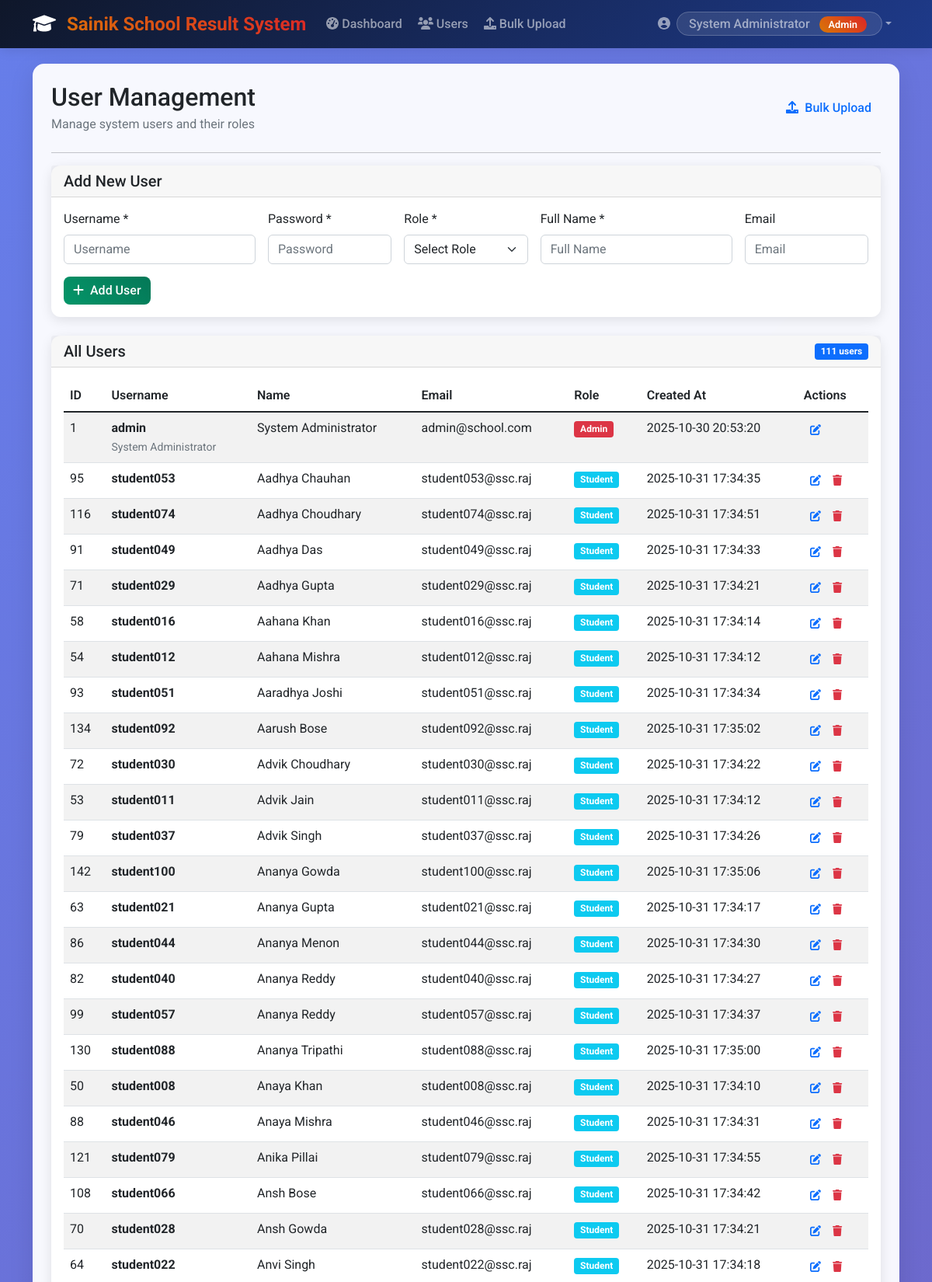
/admin/manage_users (signed in, upper part), run on the app's committed database.
### tables this page shows
CREATE TABLE users (
            id INTEGER PRIMARY KEY AUTOINCREMENT,
            username TEXT UNIQUE NOT NULL,
            password TEXT NOT NULL,
            role TEXT NOT NULL CHECK(role IN ('admin', 'teacher', 'student')),
            name TEXT NOT NULL,
            email TEXT,
            created_at TIMESTAMP DEFAULT CURRENT_TIMESTAMP
        );

### app.py (the view)
@app.route('/admin/manage_users')
@login_required
def manage_users():
    if current_user.role != 'admin':
        flash('Access denied!', 'danger')
        return redirect(url_for('index'))
    users = User.get_all_users()
    return render_template('manage_users.html', users=users)

### app.py (called while the page is built)
@login_manager.user_loader
def load_user(user_id):
    return LoginUser.get(user_id)

### auth.py (called while the page is built)
    @staticmethod
    def get(user_id):
        user = User.get_by_id(user_id)
        if user:
            return LoginUser(user.id, user.username, user.role, user.name)
        return None

### database.py (called while the page is built)
def get_db_connection():
    conn = sqlite3.connect('school_results.db')
    conn.row_factory = sqlite3.Row
    return conn

### models.py (called while the page is built)
    @staticmethod
    def get_by_id(user_id):
        conn = get_db_connection()
        user = conn.execute(
            'SELECT * FROM users WHERE id = ?', (user_id,)
        ).fetchone()
        conn.close()
        if user:
            return User(
                id=user['id'],
                username=user['username'],
                password=user['password'],
                role=user['role'],
                name=user['name'],
                email=user['email']
            )
        return None

    @staticmethod
    def get_all_users():
        conn = get_db_connection()
        users = conn.execute('SELECT * FROM users ORDER BY role, name').fetchall()
        conn.close()
        return users

### templates/manage_users.html (shortened to what this page needs)
{% extends "base.html" %}
{% block content %}
<div class="row">
    <div class="col-12">
        <div class="d-flex justify-content-between align-items-center mb-4">
            <div>
                <h2 class="mb-1">User Management</h2>
                <p class="text-muted mb-0">Manage system users and their roles</p>
            </div>
            <div>
                <a href="{{ url_for('upload_data') }}" class="btn btn-outline-primary">
                    <i class="fas fa-upload me-2"></i>Bulk Upload
                </a>
            </div>
        </div>
        <hr>
    </div>
</div>
<div class="row mb-4">
    <div class="col-12">
        <div class="card">
            <div class="card-header">
                <h5 class="card-title mb-0">Add New User</h5>
            </div>
            <div class="card-body">
                <form id="addUserForm">
                    <div class="row g-3">
                        <div class="col-md-3">
                            <label class="form-label">Username *</label>
                            <input type="text" class="form-control" name="username" placeholder="Username" required>
                        </div>
                        <div class="col-md-2">
                            <label class="form-label">Password *</label>
                            <input type="password" class="form-control" name="password" placeholder="Password" required>
                        </div>
                        <div class="col-md-2">
                            <label class="form-label">Role *</label>
                            <select class="form-select" name="role" required>
                                <option value="">Select Role</option>
                            </select>
                        </div>
                        <div class="col-md-3">
                            <label class="form-label">Full Name *</label>
                            <input type="text" class="form-control" name="name" placeholder="Full Name" required>
                        </div>
                        <div class="col-md-2">
                            <label class="form-label">Email</label>
                            <input type="email" class="form-control" name="email" placeholder="Email">
                        </div>
                    </div>
                    <div class="row mt-3">
                        <div class="col-12">
                            <button type="submit" class="btn btn-success">
                                <i class="fas fa-plus me-2"></i>Add User
                            </button>
                        </div>
                    </div>
                </form>
            </div>
        </div>
    </div>
</div>
<div class="row">
    <div class="col-12">
        <div class="card">
            <div class="card-header d-flex justify-content-between align-items-center">
                <h5 class="card-title mb-0">All Users</h5>
                <span class="badge bg-primary">{{ users|length }} users</span>
            </div>
            <div class="card-body">
                <div class="table-responsive">
                    <table class="table table-striped">
                        <thead>
                            <tr>
                                <th>ID</th>
                                <th>Username</th>
                                <th>Name</th>
                                <th>Email</th>
                                <th>Role</th>
                                <th>Created At</th>
                                <th>Actions</th>
                            </tr>
                        </thead>
                        <tbody>
                            {% for user in users %}
                            <tr id="user-row-{{ user['id'] }}">
                                <td>{{ user['id'] }}</td>
                                <td>
                                    <strong>{{ user['username'] }}</strong>
                                    {% if user['username'] == 'admin' %}
                                    <br><small class="text-muted">System Administrator</small>
                                    {% endif %}
                                </td>
                                <td>{{ user['name'] }}</td>
                                <td>{{ user['email'] or 'N/A' }}</td>
                                <td>
                                    <span class="badge bg-{{ 'danger' if user['role'] == 'admin' else 'success' if user['role'] == 'teacher' else 'info' }}">
                                        {{ user['role']|title }}
                                    </span>
                                </td>
                                <td>{{ user['created_at'] }}</td>
                                <td>
                                    <div class="btn-group btn-group-sm">
                                        <a href="{{ url_for('edit_user', user_id=user['id']) }}"
                                           class="btn btn-outline-primary" title="Edit">
                                            <i class="fas fa-edit"></i>
                                        </a>
                                        {% if user['username'] != 'admin' %}
                                        <button class="btn btn-outline-danger delete-user"
                                                data-user-id="{{ user['id'] }}"
                                                data-user-name="{{ user['name'] }}"
                                                title="Delete">
                                            <i class="fas fa-trash"></i>
                                        </button>
                                        {% endif %}
                                    </div>
                                </td>
                            </tr>
                            {% endfor %}
                        </tbody>
                    </table>
                </div>
            </div>
        </div>
    </div>
</div>
{% endblock %}

### templates/base.html (shortened to what this page needs)
<!DOCTYPE html>
<html lang="en">
<head>
    <link href="https://cdn.jsdelivr.net/npm/bootstrap@5.1.3/dist/css/bootstrap.min.css" rel="stylesheet">
    <link rel="stylesheet" href="https://cdnjs.cloudflare.com/ajax/libs/font-awesome/6.0.0/css/all.min.css">
    <link href="{{ url_for('static', filename='css/style.css') }}" rel="stylesheet">
</head>
<body>
    <nav class="navbar navbar-expand-lg navbar-dark bg-primary sticky-top">
        <div class="container">
            <a class="navbar-brand" href="{{ url_for('index') }}">
                <i class="fas fa-graduation-cap me-2"></i>
                Sainik School Result System
            </a>
            <div class="collapse navbar-collapse" id="navbarNav">
                <ul class="navbar-nav me-auto">
                    {% if current_user.is_authenticated %}
                        {% if current_user.role == 'admin' %}
                            <li class="nav-item">
                                <a class="nav-link" href="{{ url_for('admin_dashboard') }}">
                                    <i class="fas fa-tachometer-alt me-1"></i>Dashboard
                                </a>
                            </li>
                            <li class="nav-item">
                                <a class="nav-link" href="{{ url_for('manage_users') }}">
                                    <i class="fas fa-users me-1"></i>Users
                                </a>
                            </li>
                            <li class="nav-item">
                                <a class="nav-link" href="{{ url_for('upload_data') }}">
                                    <i class="fas fa-upload me-1"></i>Bulk Upload
                                </a>
                            </li>
                        {% endif %}
                    {% endif %}
                </ul>
                <div class="navbar-nav ms-auto">
                    {% if current_user.is_authenticated %}
                        <div class="nav-item dropdown">
                            <a class="nav-link dropdown-toggle" href="#" id="navbarDropdown" role="button" data-bs-toggle="dropdown">
                                <i class="fas fa-user-circle me-1"></i>
                                <span class="welcome-text">
                                    {{ current_user.name }}
                                    <span class="role-badge ms-2">{{ current_user.role|title }}</span>
                                </span>
                            </a>
                        </div>
                    {% else %}
                        <a class="nav-link" href="{{ url_for('login') }}">
                            <i class="fas fa-sign-in-alt me-1"></i>Login
                        </a>
                    {% endif %}
                </div>
            </div>
        </div>
    </nav>
    <div class="container">
        <div class="main-container p-4">
            {% block content %}{% endblock %}
        </div>
    </div>
</body>
</html>

### static/css/style.css (style rules this page uses)
body { background-color: #f8f9fa; }
.card { box-shadow: 0 0.125rem 0.25rem rgba(0, 0, 0, 0.075); border: 1px solid rgba(0, 0, 0, 0.125); }
.navbar-brand { font-weight: bold; }
.table th { border-top: none; font-weight: 600; }
.btn { border-radius: 0.375rem; }
.form-control, .form-select { border-radius: 0.375rem; }

### templates/base.html (style rules this page uses)
:root { --sainik-blue: #1e3a8a; --sainik-red: #dc2626; --sainik-gold: #d97706; --sainik-dark: #0f172a; }
body { font-family: 'Roboto', sans-serif; background: linear-gradient(135deg, #667eea 0%, #764ba2 100%); min-height: 100vh; }
.main-container { background: rgba(255, 255, 255, 0.95); backdrop-filter: blur(10px); border-radius: 15px; box-shadow: 0 8px 32px rgba(0, 0, 0, 0.1); margin-top: 20px; margin-bottom: 20px; min-height: calc(100vh - 140px); }
.navbar-brand { font-weight: 700; font-size: 1.5rem; background: linear-gradient(45deg, var(--sainik-gold), var(--sainik-red)); -webkit-background-clip: text; -webkit-text-fill-color: transparent; background-clip: text; }
.navbar { background: linear-gradient(135deg, var(--sainik-dark), var(--sainik-blue)) !important; box-shadow: 0 2px 15px rgba(0, 0, 0, 0.1); }
.nav-link { font-weight: 500; transition: all 0.3s ease; border-radius: 5px; margin: 0 2px; }
.welcome-text { background: rgba(255, 255, 255, 0.1); padding: 5px 15px; border-radius: 20px; border: 1px solid rgba(255, 255, 255, 0.2); }
.role-badge { background: linear-gradient(45deg, var(--sainik-gold), var(--sainik-red)); color: white; padding: 3px 12px; border-radius: 15px; font-size: 0.8rem; font-weight: 600; }
.card { transition: all 0.3s ease; border: none; border-radius: 12px; box-shadow: 0 4px 15px rgba(0, 0, 0, 0.1); }
.btn { border-radius: 8px; font-weight: 500; transition: all 0.3s ease; border: none; }
.btn-success { background: linear-gradient(45deg, #059669, #047857); }

### data on the page
users: name "System Administrator", role "Admin", id "1", username "admin", email "admin@school.com", created_at "2025-10-30 20:53:20"
users: id "95", username "student053", name "Aadhya Chauhan", email "student053@ssc.raj", role "Student", created_at "2025-10-31 17:34:35"
users: id "116", username "student074", name "Aadhya Choudhary", email "student074@ssc.raj", role "Student", created_at "2025-10-31 17:34:51"
users: id "91", username "student049", name "Aadhya Das", email "student049@ssc.raj", role "Student", created_at "2025-10-31 17:34:33"
users: id "71", username "student029", name "Aadhya Gupta", email "student029@ssc.raj", role "Student", created_at "2025-10-31 17:34:21"
users: id "58", username "student016", name "Aahana Khan", email "student016@ssc.raj", role "Student", created_at "2025-10-31 17:34:14"
users: id "54", username "student012", name "Aahana Mishra", email "student012@ssc.raj", role "Student", created_at "2025-10-31 17:34:12"
users: id "93", username "student051", name "Aaradhya Joshi", email "student051@ssc.raj", role "Student", created_at "2025-10-31 17:34:34"
users: id "134", username "student092", name "Aarush Bose", email "student092@ssc.raj", role "Student", created_at "2025-10-31 17:35:02"
users: id "72", username "student030", name "Advik Choudhary", email "student030@ssc.raj", role "Student", created_at "2025-10-31 17:34:22"
users: id "53", username "student011", name "Advik Jain", email "student011@ssc.raj", role "Student", created_at "2025-10-31 17:34:12"
users: id "79", username "student037", name "Advik Singh", email "student037@ssc.raj", role "Student", created_at "2025-10-31 17:34:26"
users: id "142", username "student100", name "Ananya Gowda", email "student100@ssc.raj", role "Student", created_at "2025-10-31 17:35:06"
users: id "63", username "student021", name "Ananya Gupta", email "student021@ssc.raj", role "Student", created_at "2025-10-31 17:34:17"
users: id "86", username "student044", name "Ananya Menon", email "student044@ssc.raj", role "Student", created_at "2025-10-31 17:34:30"
users: id "82", username "student040", name "Ananya Reddy", email "student040@ssc.raj", role "Student", created_at "2025-10-31 17:34:27"
users: id "99", username "student057", name "Ananya Reddy", email "student057@ssc.raj", role "Student", created_at "2025-10-31 17:34:37"
users: id "130", username "student088", name "Ananya Tripathi", email "student088@ssc.raj", role "Student", created_at "2025-10-31 17:35:00"
users: id "50", username "student008", name "Anaya Khan", email "student008@ssc.raj", role "Student", created_at "2025-10-31 17:34:10"
users: id "88", username "student046", name "Anaya Mishra", email "student046@ssc.raj", role "Student", created_at "2025-10-31 17:34:31"
users: id "121", username "student079", name "Anika Pillai", email "student079@ssc.raj", role "Student", created_at "2025-10-31 17:34:55"
users: id "108", username "student066", name "Ansh Bose", email "student066@ssc.raj", role "Student", created_at "2025-10-31 17:34:42"
users: id "70", username "student028", name "Ansh Gowda", email "student028@ssc.raj", role "Student", created_at "2025-10-31 17:34:21"
users: id "64", username "student022", name "Anvi Singh", email "student022@ssc.raj", role "Student", created_at "2025-10-31 17:34:18"

### other printed values
{{ users|length }} "111"
